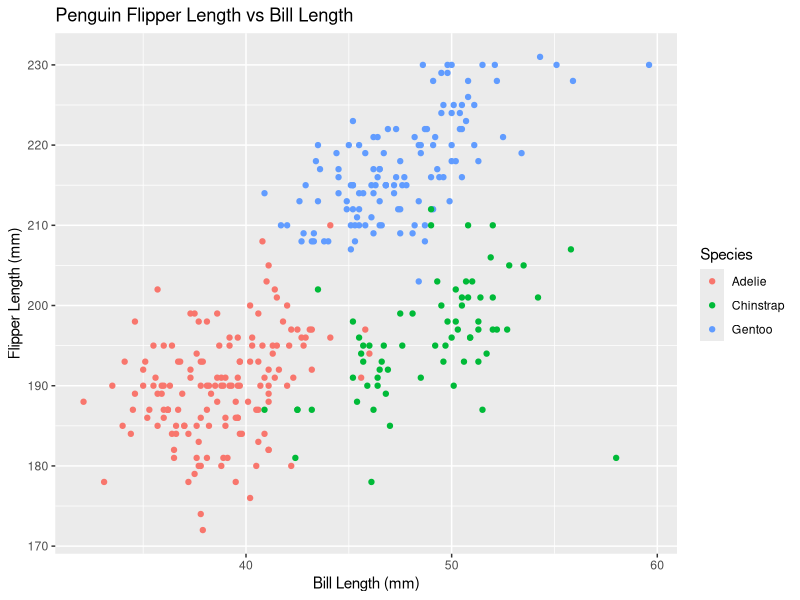
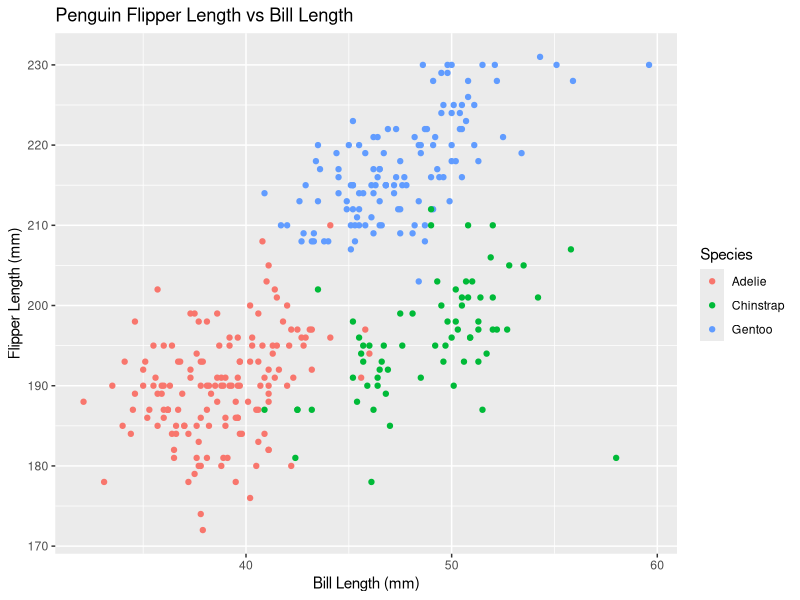

Recreate these plots in R, in order.
## ---- chunk 1
knitr::opts_chunk$set(echo = TRUE)
## ---- chunk 2
library(tidyverse)
library(palmerpenguins)

## ---- chunk 3
library(tidyverse)
library(palmerpenguins)
data("penguins", package = "palmerpenguins")

ggplot(penguins, aes(x = bill_length_mm, y = flipper_length_mm, color = species)) +
  geom_point() +
  labs(
    title = "Penguin Flipper Length vs Bill Length",
    x = "Bill Length (mm)",
    y = "Flipper Length (mm)",
    color = "Species"
  )

ggsave("penguin_scatterplot.png", width = 6, height = 4)

## ---- chunk 4
library(tidyverse)

set.seed(8105)

prob2_df = tibble(
  samp = rnorm(10),
  samp_gt_0 = samp > 0,
  vec_char = c("A", "B", "C", "D", "E", "F", "G", "H", "I", "J"),
  vec_factor = factor(c("Low", "Medium", "High", "Low", "Medium", "High", "Low", "Medium", "High", "Low"))
)
